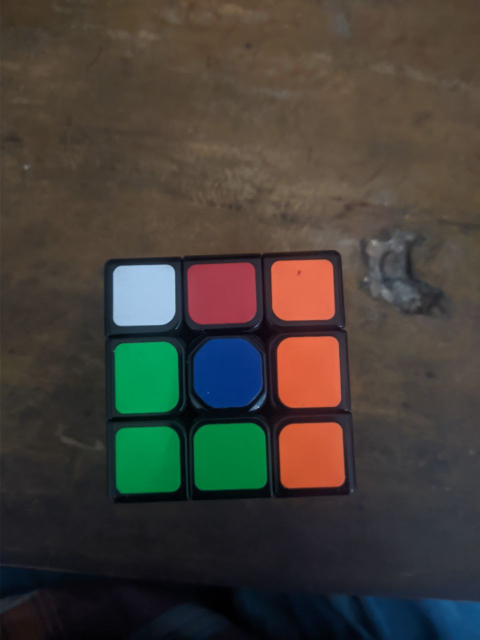
#> input picture sample_faces/photo_1_2025-10-22_11-28-04.jpg, 960 x 1280 px (shown at 1/2 size); its folder holds only this picture in this run
$ python debug_viewer.py
#> lines starting #> are read from the running program, lines starting #| are printed output that depends on the picture; after the words box and inside, x2 and y2 are one past the last pixel; in counts of white or black regions, pixels touching at a corner belong together
#> in process_face_detailed, img is the input picture: shape (1280, 960, 3); mean B, G, R 56.1, 62.7, 67.1
### pipeline.py
"""
Rubik's Cube Image-to-Solution Pipeline — debuggable reference implementation.
Adapted to expose intermediate contour stages, compactness scores, and detailed validation.
"""

import sys
import itertools
import cv2
import numpy as np
import kociemba

# ----------------------------------------------------------------------------
# Default tunable parameters
# ----------------------------------------------------------------------------
DEFAULT_SATURATION_THRESHOLD = 40
DEFAULT_GLOBAL_HSV_LOWER_V   = 80     # colored-pixel brightness floor
DEFAULT_WHITE_VALUE_THRESHOLD = 200   # raised from 160 — fixes paper/cube merge bug
DEFAULT_MIN_CONTOUR_AREA     = 100
DEFAULT_RATIO_THRESHOLD      = 0.6    # rectangularity: contour area / min-rect area
DEFAULT_CANDIDATE_LIMIT      = 15
DEFAULT_COMPACTNESS_THRESHOLD = 0.70
DEFAULT_SPREAD_TOLERANCE_MULT = 1.5
DST_SIZE                     = 300
FACE_ORDER                   = ['u', 'r', 'f', 'd', 'l', 'b']
FACE_LABELS                  = {'u': 'U', 'r': 'R', 'f': 'F', 'd': 'D', 'l': 'L', 'b': 'B'}


# ----------------------------------------------------------------------------
# Stage 1 — Segmentation
# ----------------------------------------------------------------------------
def get_masks(img, saturation_threshold=DEFAULT_SATURATION_THRESHOLD,
              lower_v=DEFAULT_GLOBAL_HSV_LOWER_V,
              white_v=DEFAULT_WHITE_VALUE_THRESHOLD):
    """
    Generate the color mask, white mask, and morphological cleaned mask.
    Returns: (color_mask, white_mask, cleaned_mask)
    """
#> called with saturation_threshold = 40, lower_v = 80, white_v = 200
    hsv = cv2.cvtColor(img, cv2.COLOR_BGR2HSV)
#> hsv: shape (1280, 960, 3); mean H, S, V 57, 92.5, 79.1

    color_mask = cv2.inRange(
        hsv,
        np.array([0, saturation_threshold, lower_v]),
        np.array([179, 255, 255]),
    )
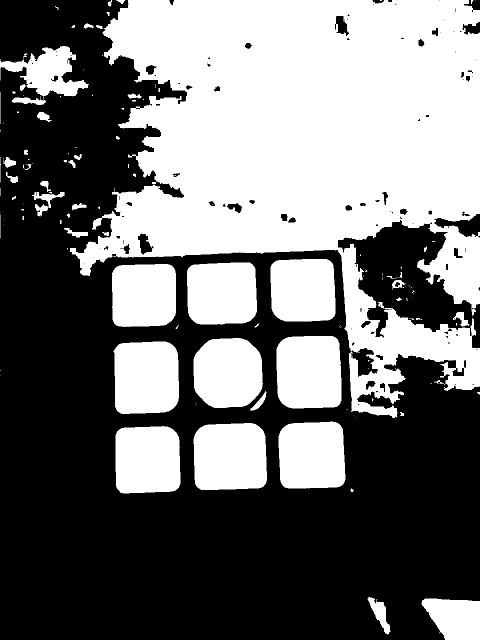
#> color_mask: shape (1280, 960) (shown at 1/2 size); 45.4% white; 134 white regions (70 under 20 px), largest, box (x1, y1, x2, y2) and area: (140, 0, 960, 836) 383181, (387, 846, 534, 980) 18306, (553, 672, 683, 817) 17743
    white_mask = cv2.inRange(
        hsv,
        np.array([0, 0, white_v]),
        np.array([179, max(0, saturation_threshold - 1), 255]),
    )
#> white_mask: shape (1280, 960); every value is 0
    sticker_mask = cv2.bitwise_or(color_mask, white_mask)

    kernel = np.ones((5, 5), np.uint8)
    cleaned = cv2.morphologyEx(sticker_mask, cv2.MORPH_OPEN, kernel)
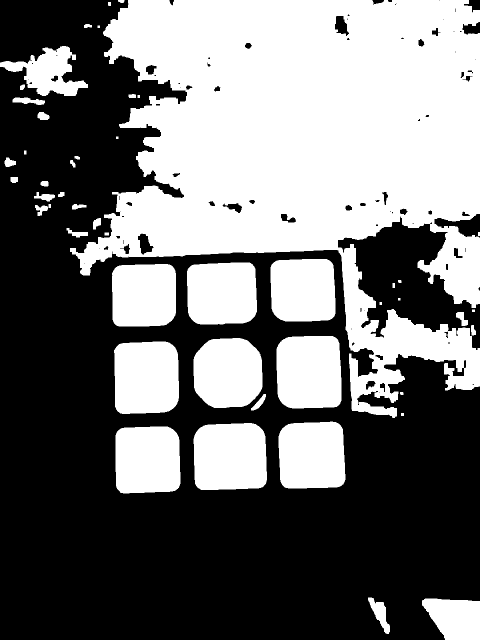
#> cleaned: shape (1280, 960) (shown at 1/2 size); 45% white; 48 white regions, largest, box (x1, y1, x2, y2) and area: (140, 0, 960, 836) 381022, (387, 846, 534, 980) 18306, (553, 672, 683, 817) 17739
    cleaned = cv2.morphologyEx(cleaned, cv2.MORPH_CLOSE, kernel)
#> cleaned: shape (1280, 960); 45.2% white; 40 white regions
    return color_mask, white_mask, cleaned


def segment_stickers(img, saturation_threshold=DEFAULT_SATURATION_THRESHOLD,
                     lower_v=DEFAULT_GLOBAL_HSV_LOWER_V,
                     white_v=DEFAULT_WHITE_VALUE_THRESHOLD):
    """Returns only the cleaned binary mask for sticker segmentation."""
    _, _, cleaned = get_masks(img, saturation_threshold, lower_v, white_v)
    return cleaned


# ----------------------------------------------------------------------------
# Stage 2 — Contour extraction and candidate filtering
# ----------------------------------------------------------------------------
def find_all_contours(mask):
    """Find and return all raw contours without filtering."""
    contours, _ = cv2.findContours(mask, cv2.RETR_EXTERNAL, cv2.CHAIN_APPROX_SIMPLE)
#> contours = 40 contours, 3 with area under 20; largest, box (x1, y1, x2, y2) and area: (140, 0, 960, 836) 384584, (387, 846, 534, 980) 18060, (553, 672, 683, 817) 17497, (228, 683, 358, 828) 17344, (557, 843, 691, 977) 16372
#> (the rest of the program and of its run is left out)
